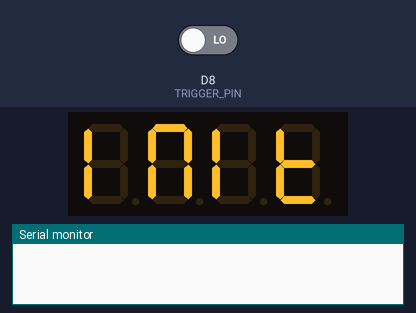
The sketch below on a simulated ESP8266 (NodeMCU). Shown: 4-digit seven-segment display, the last lines printed to the serial monitor. The test bench sets the inputs (shaded band); at power-on: D8 (TRIGGER_PIN) LOW. WiFi joins after 1.5 s; servers stay silent unless stated; uploads are accepted with an empty reply; EEPROM starts erased.

Above: at 1.1 s.
At 8.7 s:
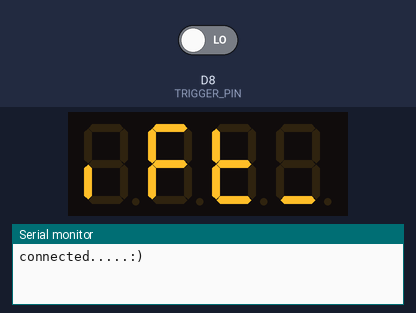
11.9 s: D8 (TRIGGER_PIN) driven HIGH
At 12.6 s:
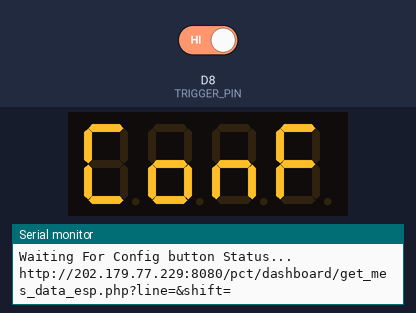
Timing chart, 0 to 14.9 s (numbered marks = the images above; inputs shaded):
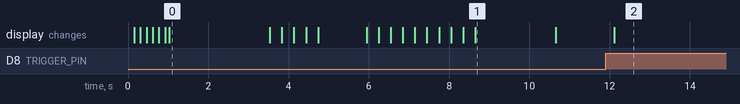

Measured:
- after the input at 11.9 s, the display: changes after 0.21 s (image 2)
- what the display in image 0 shows lasts 2.5 s, from 1.0 s to 3.5 s
- what the display in image 1 shows lasts 2.0 s, from 8.7 s to 10.7 s

The sketch:

wifi_display.ino
```cpp
#include <ESP8266WiFi.h>
#include <ESP8266HTTPClient.h>
#include <ArduinoJson.h>
#include <ESP_EEPROM.h>
#include "SevenSegmentTM1637.h"

#include <DNSServer.h>
#include <ESP8266WebServer.h>
#include <WiFiManager_custom.h>

#define TRIGGER_PIN D8
void config_loop(void);    //Function for DemandAP & Config
const byte PIN_CLK = D2;   // define CLK pin (any digital pin)
const byte PIN_DIO = D3;   // define DIO pin (any digital pin)
SevenSegmentTM1637    display(PIN_CLK, PIN_DIO);


String line,shift;
void setup()
{
  pinMode(TRIGGER_PIN, INPUT);
  display.begin();            // initializes the display
  display.setBacklight(100);  // set the brightness to 100 %
  display.print("INIT");      // display INIT on the display
  delay(1000);                // wait 1000 ms

  Serial.begin(115200);


//  WiFi.begin(ssid, password);

   //WiFiManager
    //Local intialization. Once its business is done, there is no need to keep it around
    WiFiManager wifiManager;
    //reset saved settings
    //wifiManager.resetSettings();

    //set custom ip for portal
    //wifiManager.setAPStaticIPConfig(IPAddress(10,0,1,1), IPAddress(10,0,1,1), IPAddress(255,255,255,0));

    //fetches ssid and pass from eeprom and tries to connect
    //if it does not connect it starts an access point with the specified name
    //here  "AutoConnectAP"
    //and goes into a blocking loop awaiting configuration
    wifiManager.autoConnect("AutoConnectAP");
    //or use this for auto generated name ESP + ChipID
    //wifiManager.autoConnect();

    display.print("Conn........");
    //if you get here you have connected to the WiFi
    Serial.println("connected.....:)");


//String line1="a0402";
//String shift1="dd";
  // put some data into eeprom
  //EEPROM.put(0,line1 );  // ( address is '0')
  //EEPROM.put(50,shift1);  // ( address is '50')
   // boolean ok1 = EEPROM.commit();
  //Serial.println((ok1) ? "First commit OK" : "Commit failed");

  EEPROM.begin(100);
  EEPROM.get(0, line);
  EEPROM.get(50, shift);
  display.clear();                      // clear the display

  display.print("Line_"+line+"  "+"Shift_"+shift);
  delay(2000);
  display.clear();                      // clear the display
}

void loop()
{
   config_loop();
    if (WiFi.status() == WL_CONNECTED)
  {

    String Base_url="http://202.179.77.229:8080/pct/dashboard/get_mes_data_esp.php";
    //String Base_url="http://10.10.100.13:8080/pct/dashboard/get_mes_data_esp.php";
    HTTPClient http; //Object of class HTTPClient
    String URL=Base_url+"?"+"line="+line+"&shift="+shift;
    Serial.println(URL);
    http.begin(URL);
    int httpCode = http.GET();

    if (httpCode > 0)
    {


      const size_t bufferSize = 100;
      //DynamicJsonDocument jsonBuffer(bufferSize);
DynamicJsonDocument root(bufferSize);
//JsonObject& root = doc.parseObject(http.getString());
String json_string=http.getString().substring(101);  //Offset Text
//Serial.println(json_string);
DeserializationError error = deserializeJson(root, json_string);
      //JsonObject& root = jsonBuffer.parseObject(http.getString());
  if (error) {
    Serial.print(F("deserializeJson() failed: "));
    Serial.println(error.c_str());
    return;
  }
  else{
     const char* input = root["input"];
     const char* output = root["output"];


      Serial.print("Input:");
      Serial.println(input);
      Serial.print("Output:");
      Serial.println(output);
      display.print("..in..");
      display.clear();                      // clear the display
      display.print(input);// print COUNTING SOME DIGITS
  }


    }
    http.end(); //Close connection
  }

 else
 {
  Serial.println("Network disconnected.... Reset the device to Reconnect");
  display.print("Network disconnected.... Reset the device to Reconnect");
 }
delay(3000);
}

void config_loop()
{
  Serial.println("");
  Serial.println("Waiting For Config button Status...");
  //display.print("Wait");
if ( digitalRead(TRIGGER_PIN) == HIGH ) {
    display.print("Conf");
    //WiFiManager
    //Local intialization. Once its business is done, there is no need to keep it around
    WiFiManager wifiManager;

    //reset settings - for testing
    //wifiManager.resetSettings();

    //sets timeout until configuration portal gets turned off
    //useful to make it all retry or go to sleep
    //in seconds
    //wifiManager.setTimeout(120);

    //it starts an access point with the specified name
    //here  "AutoConnectAP"
    //and goes into a blocking loop awaiting configuration

    //WITHOUT THIS THE AP DOES NOT SEEM TO WORK PROPERLY WITH SDK 1.5 , update to at least 1.5.1
    //WiFi.mode(WIFI_STA);

    if (!wifiManager.startConfigPortal("OnDemandAP")) {
      Serial.println("failed to connect and hit timeout");
      delay(3000);
      //reset and try again, or maybe put it to deep sleep
      ESP.reset();
      delay(5000);
    }
   }

//Serial.println("Button status False.Back to Main loop");
//display.print("Main loop");
//display.clear();

}
```
